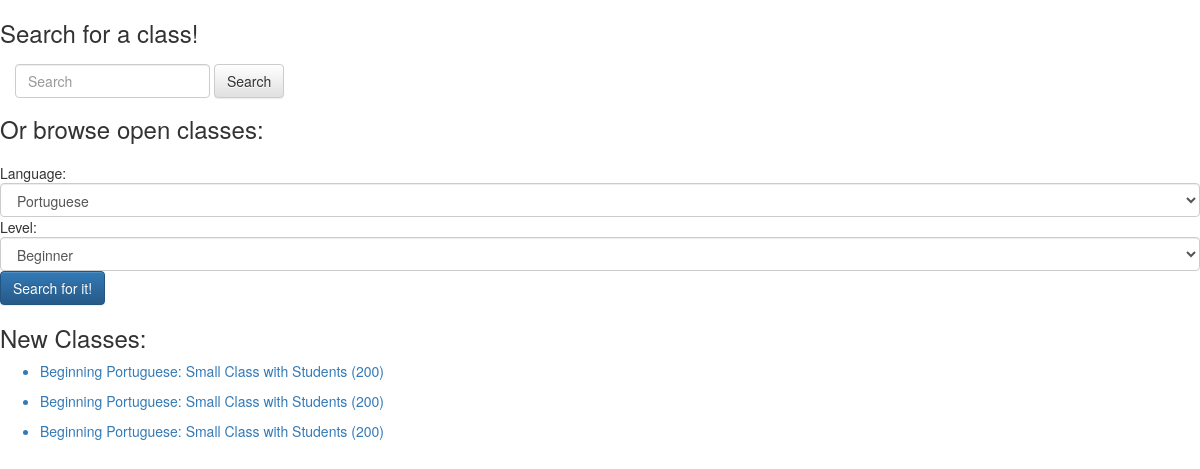
Before: /search with the older database file.
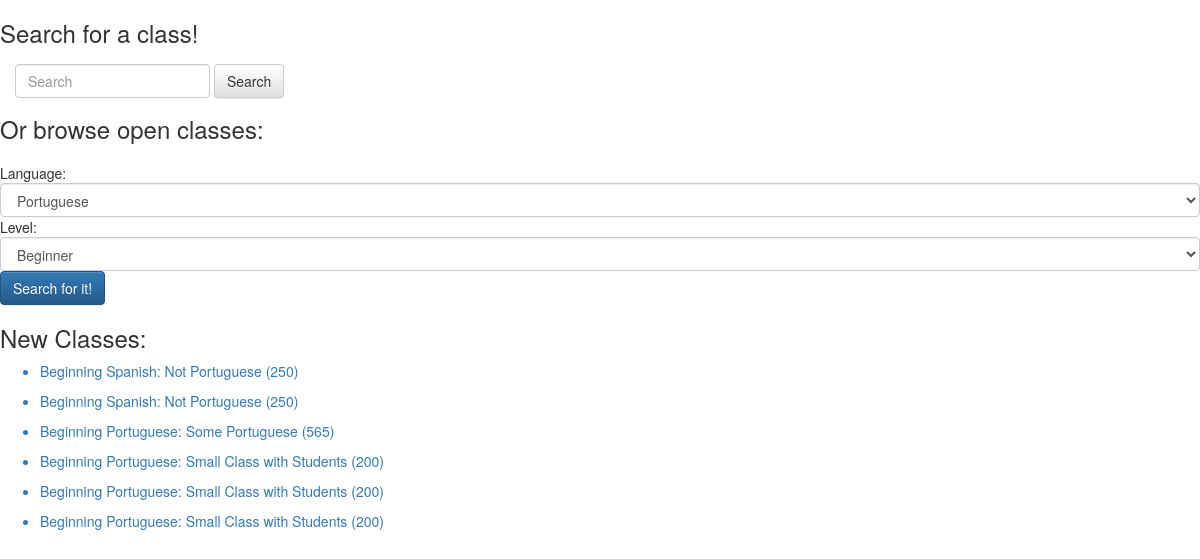
After: the same page with the newer database file.
### model.py (models this page shows, shortened)
class Classroom(db.Model):
    __tablename__ = "classes"
    class_id = db.Column(db.Integer, autoincrement=True, primary_key=True)
    class_name = db.Column(db.String(35), nullable=False)
    language = db.Column(db.String(40), nullable=False)
    level = db.Column(db.String, nullable=False)
    cost = db.Column(db.Integer, nullable=True)
    per_time = db.Column(db.String, nullable=False)
    base_price = db.Column(db.Float)
    min_students = db.Column(db.Integer, nullable=False)
    max_students = db.Column(db.Integer, nullable=False)
    address = db.Column(db.String, nullable=True)
    class_days = db.Column(db.String, nullable=False)
    start_date = db.Column(db.DateTime, nullable=False)
    end_date = db.Column(db.DateTime, nullable=True)
    start_time = db.Column(db.DateTime, nullable=False)
    end_time = db.Column(db.DateTime, nullable=False)
    rating = db.Column(db.Integer, nullable=True)
    rating_count = db.Column(db.Integer)
    create_date = db.Column(db.DateTime)
    c_count = db.Column(db.Integer)

### server.py (the view)
@app.route('/search')
def search_classes():
    new = Classroom.query.order_by(Classroom.create_date.desc()).limit(10).all()
    if session:
        user_email = db.session.query(User).filter(User.user_id == session["user_id"]).first()
        user_username = user_email.username
        return render_template('search.html', user_username=user_username, new=new)
    return render_template('search.html', user_username=None, new=new)

### templates/search.html (shortened to what this page needs)
{% extends 'base.html' %}
{% block body %}
<h3>Search for a class!</h3>
<div>
<form class="navbar-form navbar-left" role="search" id="form-submission">
      <div class="form-group">
        <input type="text" class="form-control" placeholder="Search">
      </div>
    <button type="submit" class="btn btn-default">Search</button>
</form>
</div>
<br><br>
<section>
<h3>Or browse open classes:<h3>
</section>
<div>
    <form id="searchparams" method="GET" action="/search-results" data-target=".bs-example-modal-lg" >
      Language:
      <select name="languagetype" class="form-control">
          <option value="Portuguese">Portuguese</option>
      </select>
  </div>
  <div>
    Level:
    <select name="leveltype" class="form-control">
        <option value="Beginning">Beginner</option>
    </select>
  </div>
  <div>
    <button id="submission" class="btn btn-primary">Search for it!</button>
  </div>
<div>
  <h3>New Classes:</h3>
  {% for n in new %}
  <ul>
    <a href="/class-info/{{ n.class_id }}"><li>{{ n.level }} {{ n.language }}: {{ n.class_name }} ({{ n.cost }})</li></a>
  </ul>
  {% endfor %}
</div>
{% endblock %}

### templates/base.html (shortened to what this page needs)
<!doctype html>
<html>
<head>
  <link href="https://maxcdn.bootstrapcdn.com/bootstrap/3.3.4/css/bootstrap.min.css" rel="stylesheet">
  <link href="/static/project.css" rel="stylesheet">
  <link rel="stylesheet" href="https://maxcdn.bootstrapcdn.com/bootstrap/3.3.5/css/bootstrap.min.css">
  <link rel="stylesheet" href="https://maxcdn.bootstrapcdn.com/bootstrap/3.3.5/css/bootstrap-theme.min.css">
</head>
<body>
  {% block body %}
  {% endblock %}
  </body>
</html>

Changed rows visible on the page:
added Classroom: level "Beginning", language "Spanish", class_name "Not Portuguese", cost "250"
added Classroom: level "Beginning", language "Spanish", class_name "Not Portuguese", cost "250"
added Classroom: level "Beginning", language "Portuguese", class_name "Some Portuguese", cost "565"
